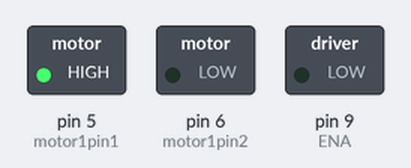
Recording of a sketch running on a simulated Arduino Uno, built with avr-gcc and run on an emulated ATmega328P. On the bench: switched loads named in the sketch (green lamp = pin HIGH).

Above: at 1.5 s.
At 4.5 s:
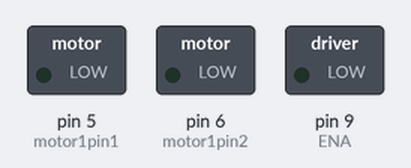
At 7.5 s:
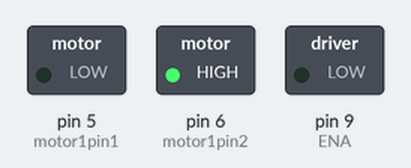
Timing chart, 0 to 11.7 s (numbered marks = the images above):
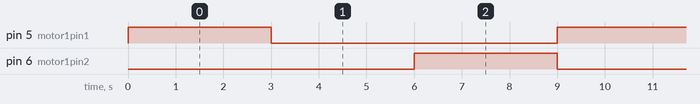

The sketch:

steppermotor.ino
```cpp
int motor1pin1 = 5;
int motor1pin2 = 6;
int ENA = 9;

void setup() {
  pinMode(motor1pin1, OUTPUT);
  pinMode(motor1pin2, OUTPUT);
  pinMode(ENA, OUTPUT);
  analogWrite(motor1pin1, 0);

  analogWrite(motor1pin2, 0);
}

void loop() {
//  analogWrite(ENA, 100);

  analogWrite(motor1pin1, 255);
  analogWrite(motor1pin2, 0);
  delay(3000);

  analogWrite(motor1pin1, 0);
  analogWrite(motor1pin2, 0);
  delay(3000);

  analogWrite(motor1pin1, 0);
  analogWrite(motor1pin2, 255);
  delay(3000);


}
```

Measured:
- by itself, pin 5 (motor1pin1), pin 6 (motor1pin2): alternates HIGH for 3.0 s and LOW for 6.0 s
- by itself, everything shown: repeats every 9.0 s, in 3 steps
